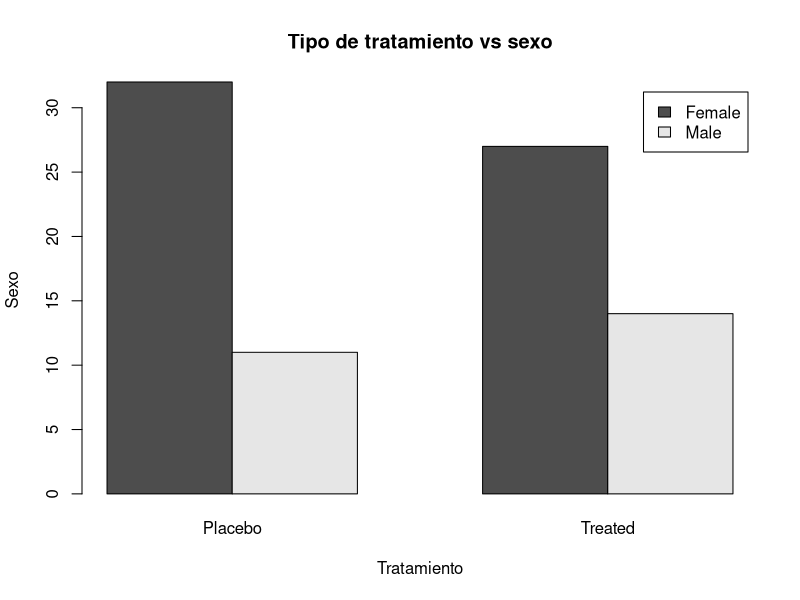
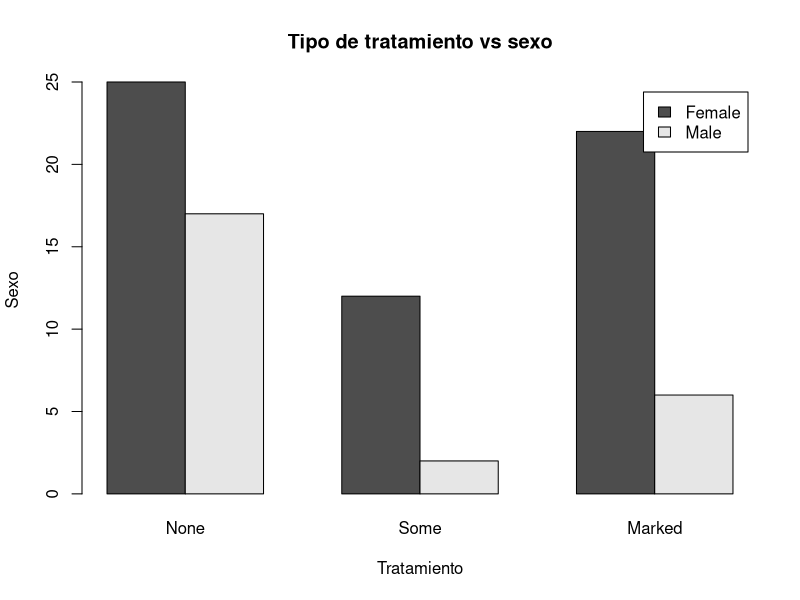
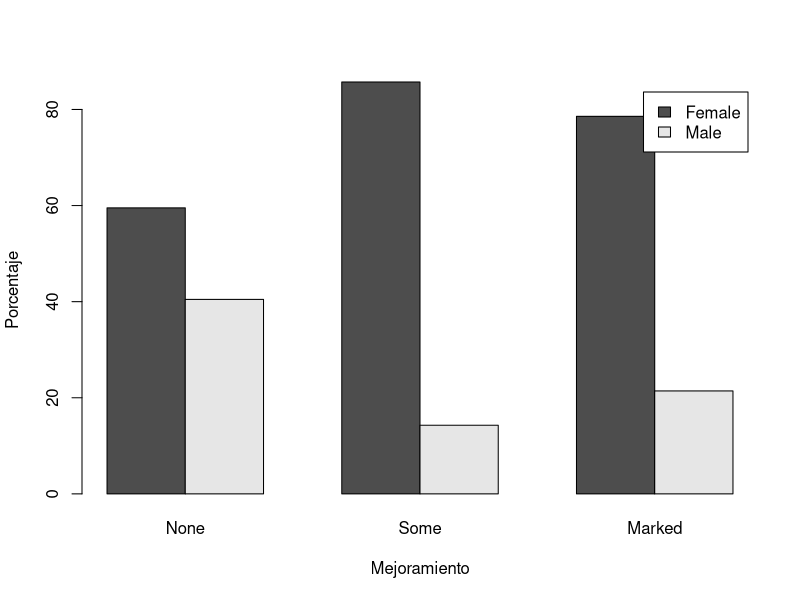
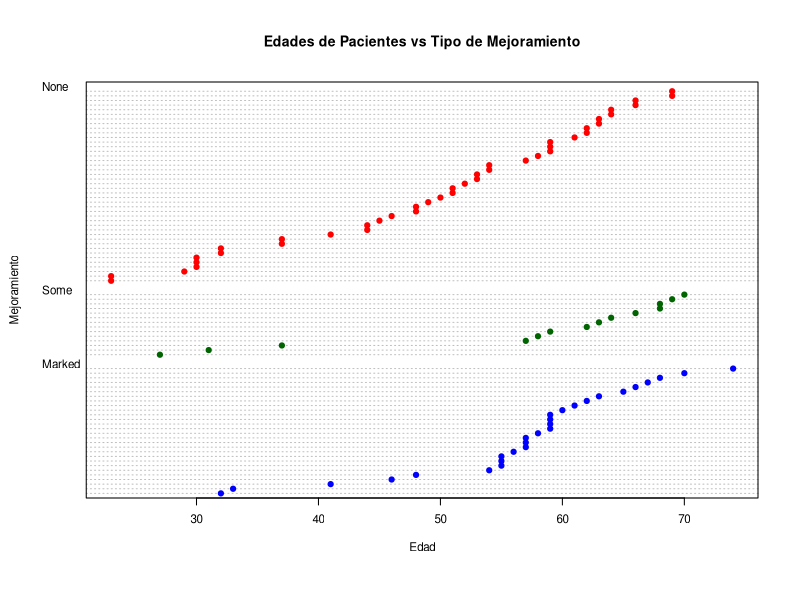

R code for these plots, in order:
library(vcd)
head(Arthritis)
options(digits=2)
#par(mfrow=c(2,2))

# VAMOS A CREAR DIAGRAMAS DE BARRAS

# Utilizando el paquete Arthritis realizar un analisis que permita:
# Comparar Sexo vs Tipo de tratamiento (variables categoricas)
# 
mytable <- xtabs(~ Sex+Treatment, data=Arthritis)
mytable
barplot(mytable, beside = T, main = "Tipo de tratamiento vs sexo",
        legend = T, xlab = "Tratamiento", ylab = "Sexo")

# Comparar el Mejoramiento (Improved) que hay entre hombres y mujeres
tabla.sex.improved <- xtabs(~ Sex+Improved, data=Arthritis)
tabla.sex.improved
barplot(tabla.sex.improved, beside = T, main = "Tipo de tratamiento vs sexo",
        legend = T, xlab = "Tratamiento", ylab = "Sexo")


# VAMOS A GENERAR TABLAS DE CONTINGENCIA UTILIZANDO prop.table(mytable)
# PARA SABER LAS PROPOCIONES QUE EXISTEN CON LA PROPORCION DE LA POBLACION QUE
# A MEJORADO A LOS TRATAMIENTOS

# Probablidad de la poblacion (hombres y mujeres) que han presentado alguna mejora
proporciones <- prop.table(tabla.sex.improved)
proporciones
proporciones.tabla.sex.improved <- prop.table(tabla.sex.improved, 2)
proporciones.tabla.sex.improved
barplot(proporciones.tabla.sex.improved * 100, ylab = "Porcentaje", xlab = "Mejoramiento",
        legend = T,beside = T)

# Saber la distribucion del tratamiento aplicado segun las edades
table.arthritis <- Arthritis[order(Arthritis$Age),]
table.arthritis
table.arthritis$color[table.arthritis$Improved=="None"] <- "red"
table.arthritis$color[table.arthritis$Improved=="Marked"] <- "blue"
table.arthritis$color[table.arthritis$Improved=="Some"] <- "darkgreen"
dotchart(table.arthritis$Age,
         cex=.7,
         pch=19,
         groups =  table.arthritis$Improved,
         gcolor = "black",
         color = table.arthritis$color,
         ylab="Mejoramiento",
         xlab = "Edad",
         main = "Edades de Pacientes vs Tipo de Mejoramiento")
#Saber la distribucion entre Improved vs Treatment







